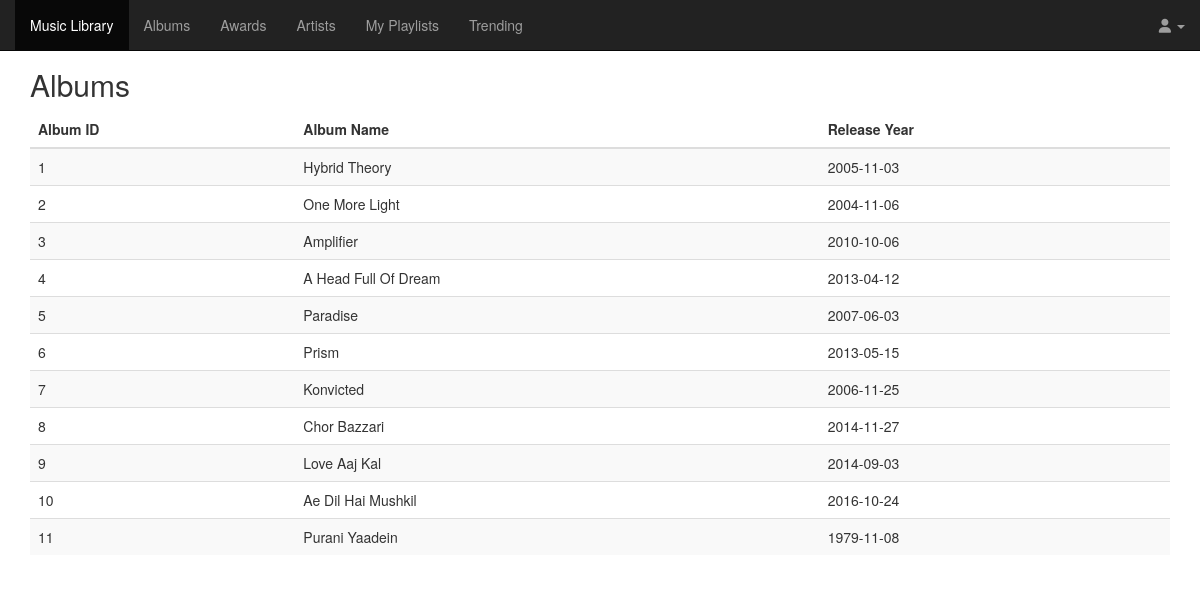
Page /albums.php on the committed database.
### tables this page shows
CREATE TABLE `album` (
  `album_id` int(11) NOT NULL,
  `album_name` varchar(20) NOT NULL,
  `release_date` date NOT NULL
);

### albums.php (the view, shortened to what this page needs)
<?php
include 'navbar.php';
?>
<?php
$link = mysqli_connect($host,$user,$pass) or die( "Unable to connect");
mysqli_select_db($link, $database) or die( "Unable to select database");
$query = "SELECT * FROM album";
$result = mysqli_query($link,$query) or die(mysql_error());
?>
<html>
<head>
</head>
    <body>
        <div class="container">
  <h2>Albums</h2>
  <table class="table table-striped">
    <thead>
      <tr>
        <th>Album ID</th>
        <th>Album Name</th>
        <th>Release Year</th>
      </tr>
    </thead>
</div>
<?php
    while($row = mysqli_fetch_array($result))
{
$id = $row['album_id'];
$name = $row['album_name'];
$date=$row['release_date'];
        echo '<td>' . $id . '</td>';
        echo '<td>'.  $name .'</td>';
        echo '<td>' . $date .'</td>';
    echo '<tr>';
}
?>
</body>
</head>
</html>

### rows in the picture
album: album_id "1", album_name "Hybrid Theory", release_date "2005-11-03"
album: album_id "2", album_name "One More Light", release_date "2004-11-06"
album: album_id "3", album_name "Amplifier", release_date "2010-10-06"
album: album_id "4", album_name "A Head Full Of Dream", release_date "2013-04-12"
album: album_id "5", album_name "Paradise", release_date "2007-06-03"
album: album_id "6", album_name "Prism", release_date "2013-05-15"
album: album_id "7", album_name "Konvicted", release_date "2006-11-25"
album: album_id "8", album_name "Chor Bazzari", release_date "2014-11-27"
album: album_id "9", album_name "Love Aaj Kal", release_date "2014-09-03"
album: album_id "10", album_name "Ae Dil Hai Mushkil", release_date "2016-10-24"
album: album_id "11", album_name "Purani Yaadein", release_date "1979-11-08"
